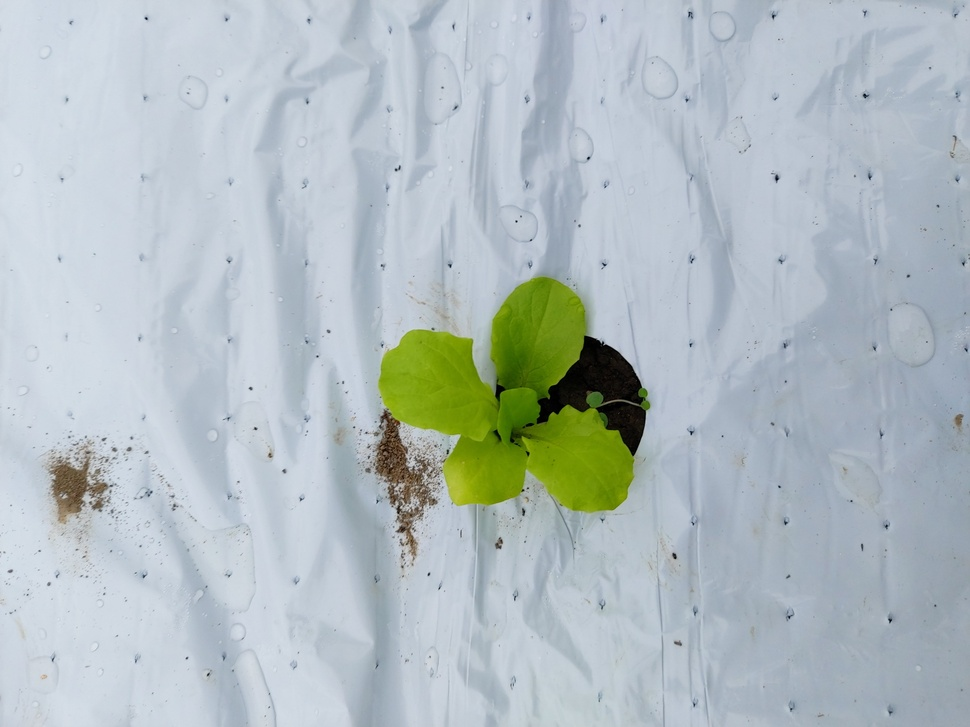
#> input picture lecttue-diagonosis/data/images/train/V006_77_0_00_05_03_11_0_b04_20201119_0000_S01_1.jpg, 970 x 727 px, shrunk from 4032 x 3024 before the run, given in place of V006_77_1_09_05_03_12_1_0149e_20201021_50.jpg, which was not available
$ jupyter execute --allow-errors transfer_data.ipynb   (text cells are left out)
#> lines starting #> are read from the running program, lines starting #| are printed output that depends on the picture; pictures that were not available may be replaced by others from this repository, and a replacement may not be noted
[cell 1]
import cv2, sys
from matplotlib import pyplot as plt
import numpy as np

[cell 2]
image = cv2.imread('V006_77_1_09_05_03_12_1_0149e_20201021_50.jpg')
#> image is the input picture: shape (727, 970, 3); mean B, G, R 192.8, 189.4, 178.3
b,g,r = cv2.split(image)
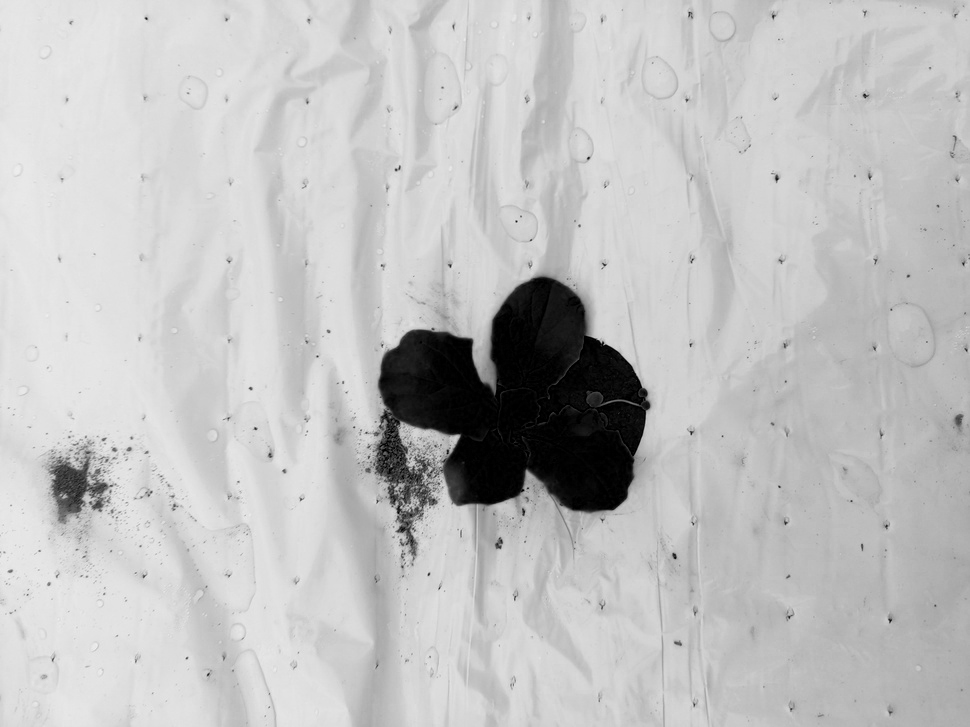
#> b: shape (727, 970); min 0, max 240, mean 192.8
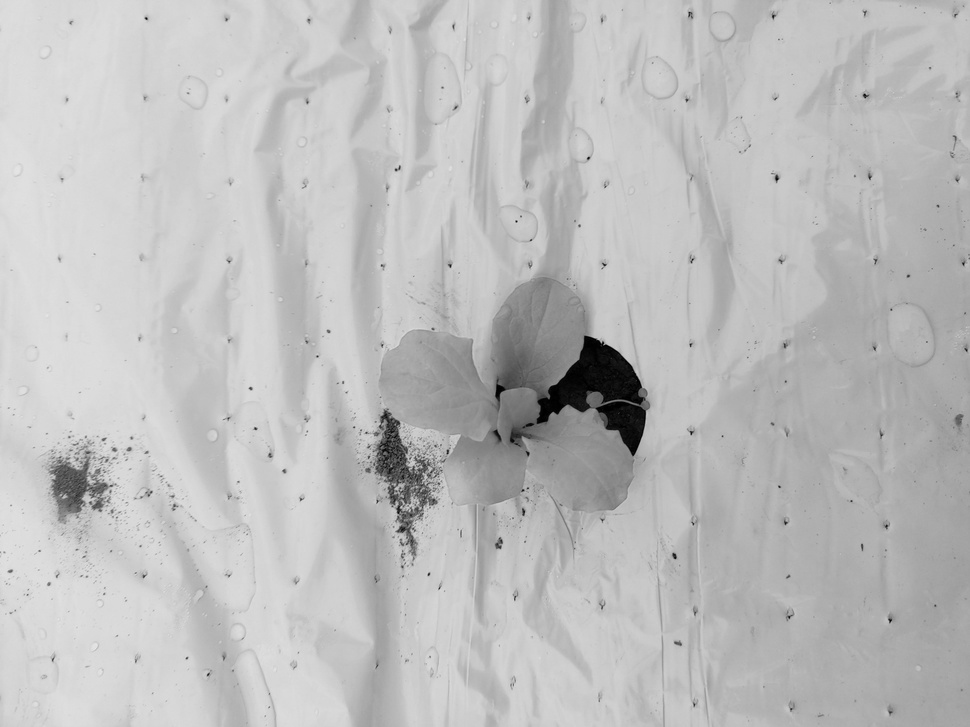
#> g: shape (727, 970); min 0, max 233, mean 189.4
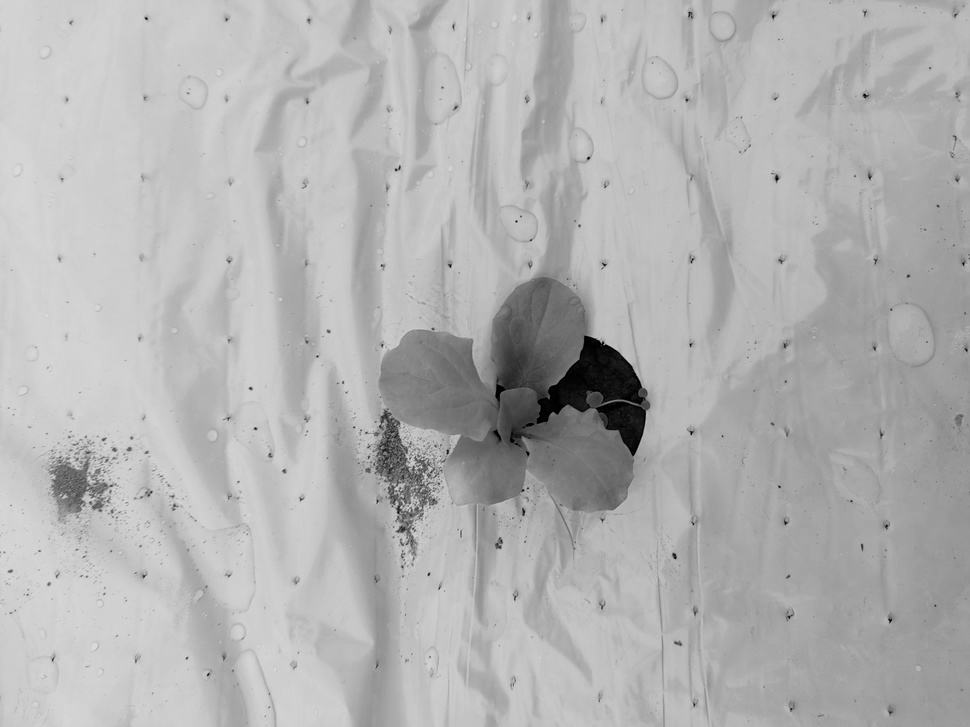
#> r: shape (727, 970); min 0, max 224, mean 178.3
image = cv2.merge((r,g,b))
#> (the rest of this cell did not finish here and is left out)

[cell 3]
import json
#> (the rest of this cell did not finish here and is left out)

[cell 4]
#yolov5 데이터로 변환 json -> txt
import os
import json
from glob import glob
file_list = glob('/Users/dackyy/Desktop/data/Training/*.json')

i = 0
for file in file_list:
    with open(file_list[i],'r') as f:
        json_data = json.load(f)
    file_name = json_data['description']['image'].split('.')[0]
    xtl = json_data['annotations']['points'][0]['xtl']
    ytl = json_data['annotations']['points'][0]['ytl']
    xbr = json_data['annotations']['points'][0]['xbr']
    ybr = json_data['annotations']['points'][0]['ybr']

    w = json_data['description']['width']
    h = json_data['description']['height']

    x_center = (xtl + (xbr-xtl)/2)/w
    y_center = (ytl + (ybr-ytl)/2)/h
    x = (xbr-xtl)/w
    y = (ybr-ytl)/h
    c = 0

    fw = open('/Users/dackyy/Desktop/data/y_label/'+file_name+".txt", 'w')
    fw.write(str(c)+' '+str(x_center)+' '+str(y_center)+' '+str(x)+' '+str(y)+'\n')
    f.close()
    print(file_name)

    i = i + 1

$ run again, on lecttue-diagonosis/data/images/train/V006_77_0_00_05_03_11_0_b04_20201119_0004_S01_1.jpg
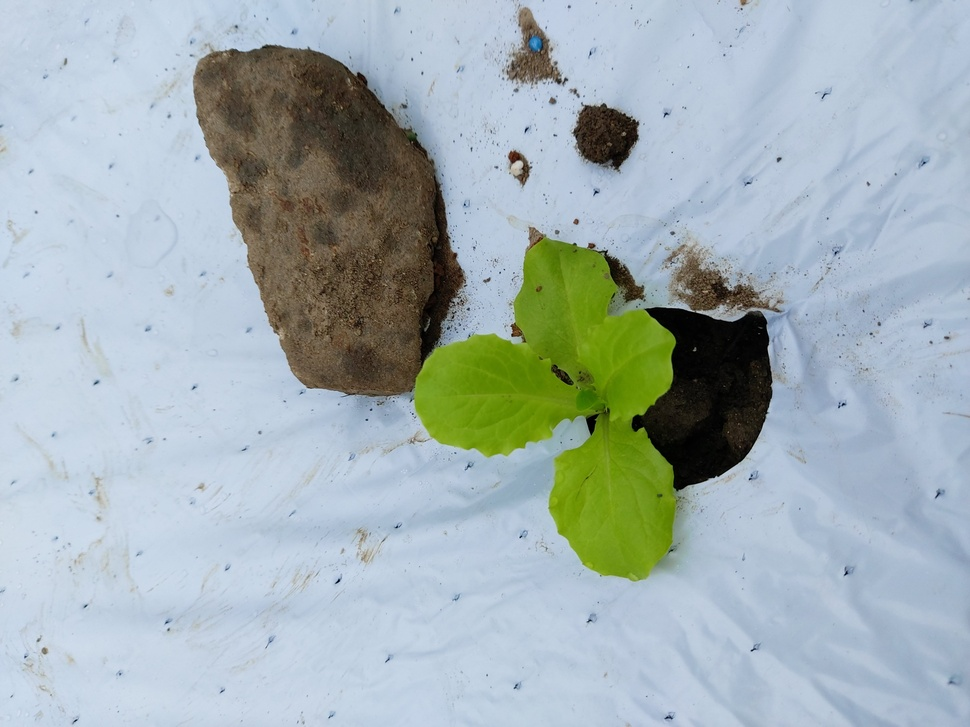
#> input picture lecttue-diagonosis/data/images/train/V006_77_0_00_05_03_11_0_b04_20201119_0004_S01_1.jpg, 970 x 727 px, shrunk from 4032 x 3024 before the run, given in place of V006_77_1_09_05_03_12_1_0149e_20201021_50.jpg, which was not available
#> image is the input picture: shape (727, 970, 3); mean B, G, R 180.2, 177.1, 163.3
#> `b,g,r = cv2.split(image)`:
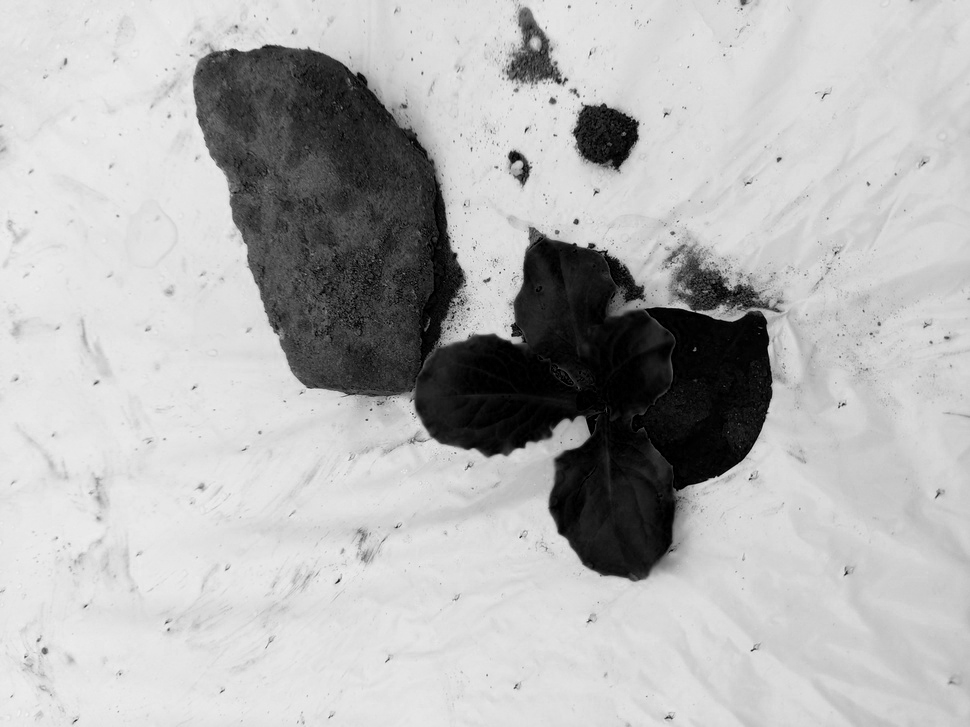
#> b: shape (727, 970); min 0, max 244, mean 180.2
#> `b,g,r = cv2.split(image)`:
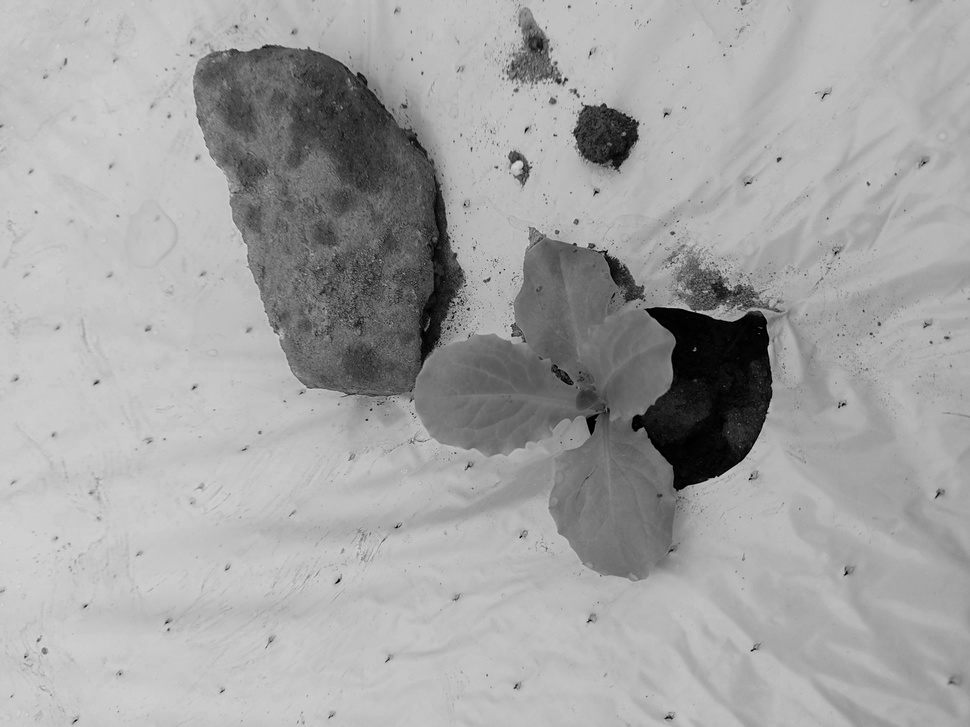
#> r: shape (727, 970); min 0, max 219, mean 163.3

$ run again, on lecttue-diagonosis/data/images/train/V006_77_0_00_05_03_11_0_b04_20201119_0005_S01_1.jpg
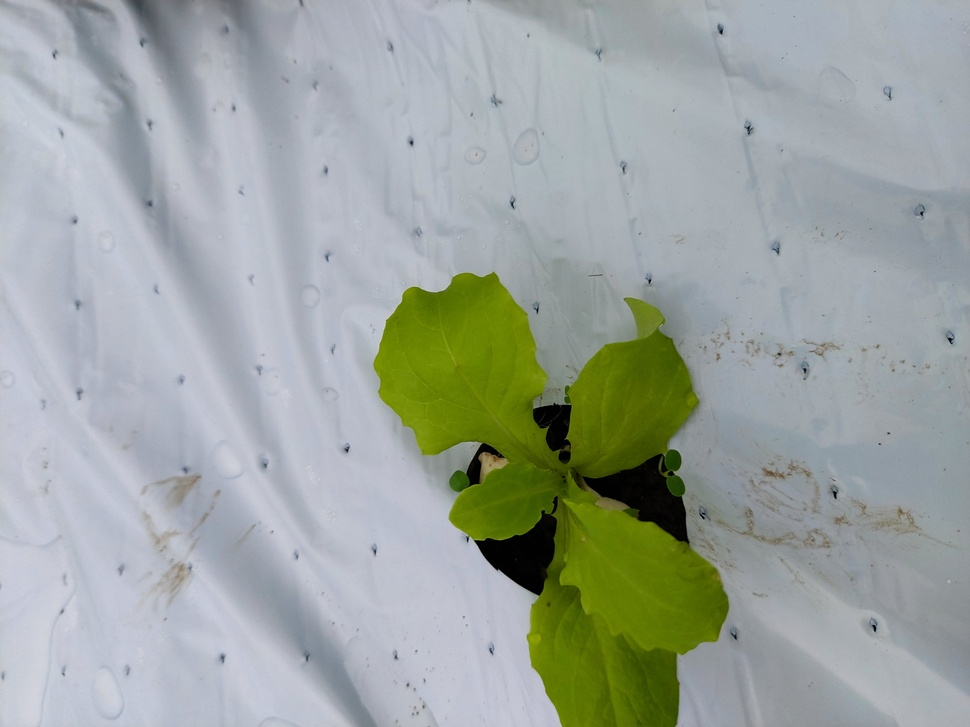
#> input picture lecttue-diagonosis/data/images/train/V006_77_0_00_05_03_11_0_b04_20201119_0005_S01_1.jpg, 970 x 727 px, shrunk from 4032 x 3024 before the run, given in place of V006_77_1_09_05_03_12_1_0149e_20201021_50.jpg, which was not available
#> image is the input picture: shape (727, 970, 3); mean B, G, R 159.9, 165.2, 157.7
#> `b,g,r = cv2.split(image)`:
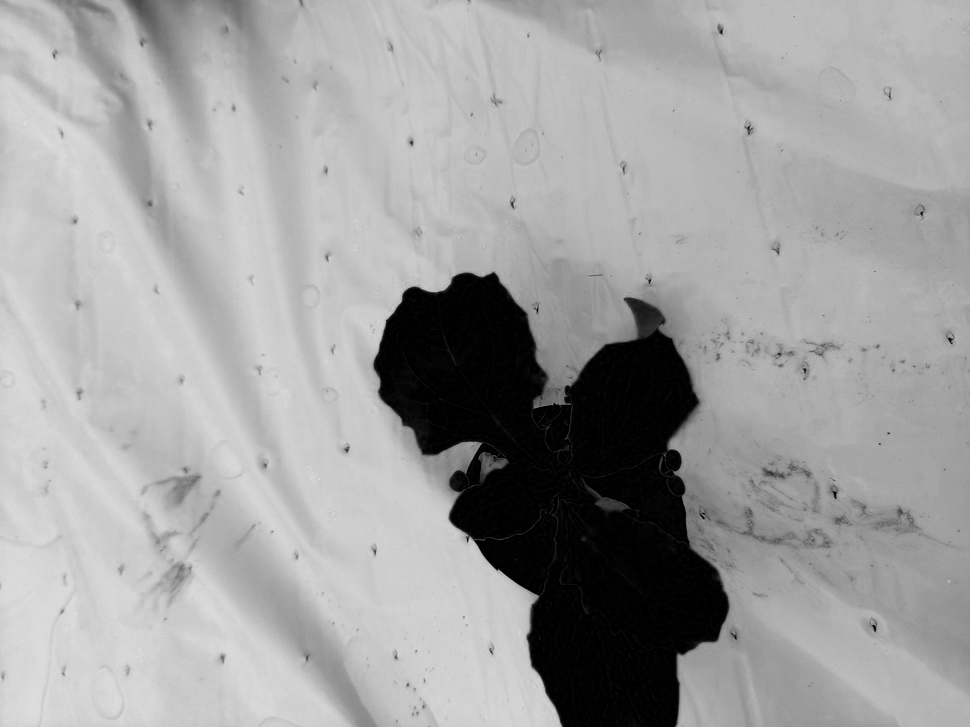
#> b: shape (727, 970); min 0, max 223, mean 159.9
#> `b,g,r = cv2.split(image)`:
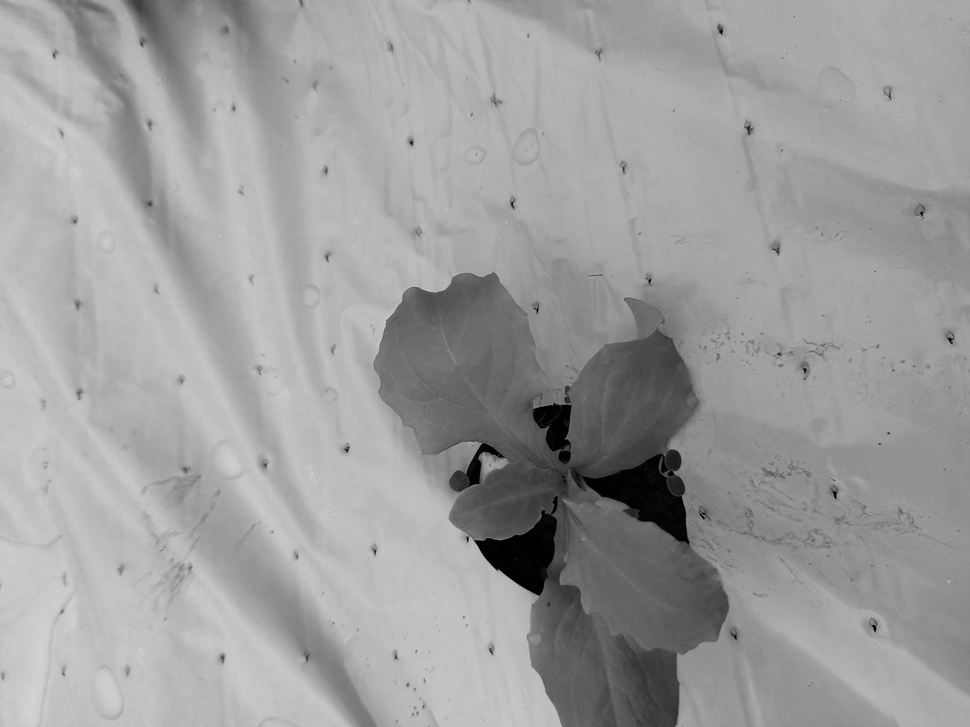
#> r: shape (727, 970); min 0, max 213, mean 157.7

$ run again, on lecttue-diagonosis/data/images/train/V006_77_0_00_05_03_11_0_b04_20201119_0006_S01_1.jpg
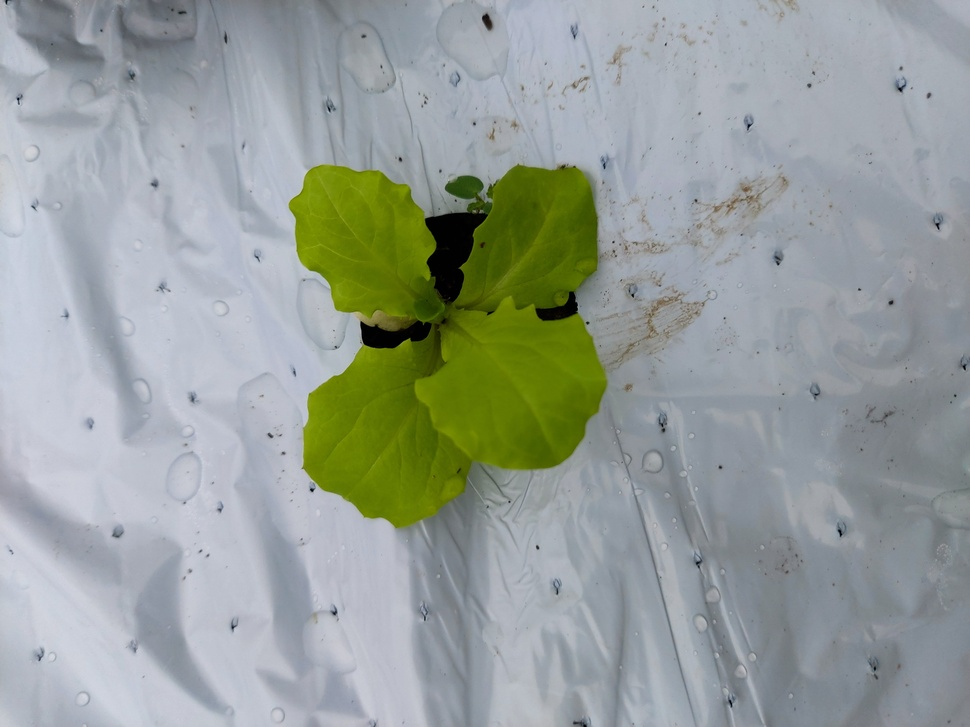
#> input picture lecttue-diagonosis/data/images/train/V006_77_0_00_05_03_11_0_b04_20201119_0006_S01_1.jpg, 970 x 727 px, shrunk from 4032 x 3024 before the run, given in place of V006_77_1_09_05_03_12_1_0149e_20201021_50.jpg, which was not available
#> image is the input picture: shape (727, 970, 3); mean B, G, R 153.7, 158.7, 150.9
#> `b,g,r = cv2.split(image)`:
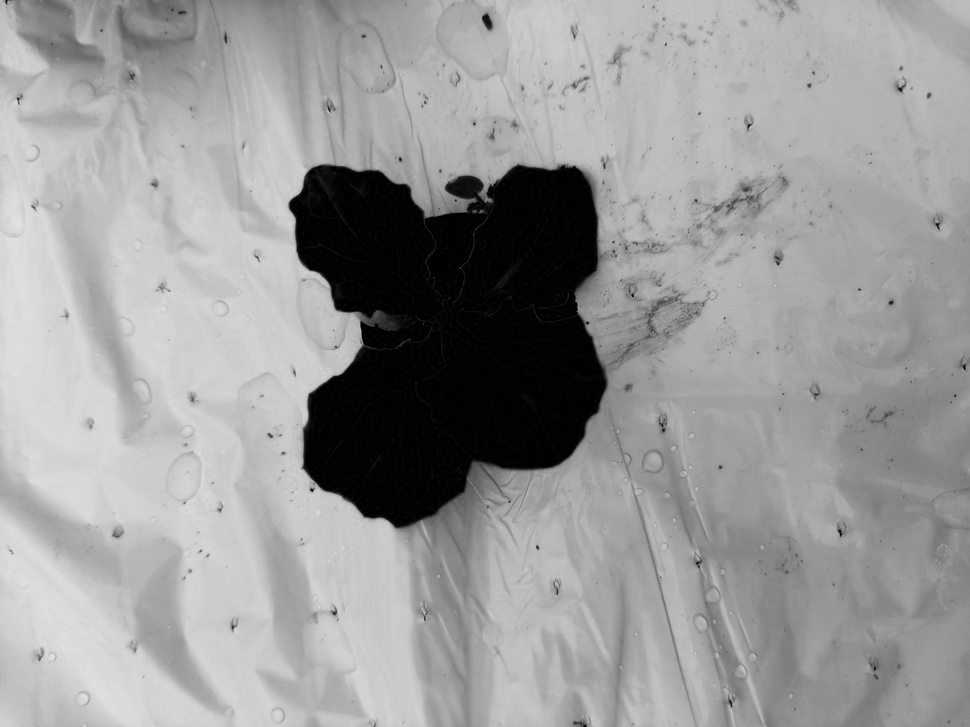
#> b: shape (727, 970); min 0, max 226, mean 153.7
#> `b,g,r = cv2.split(image)`:
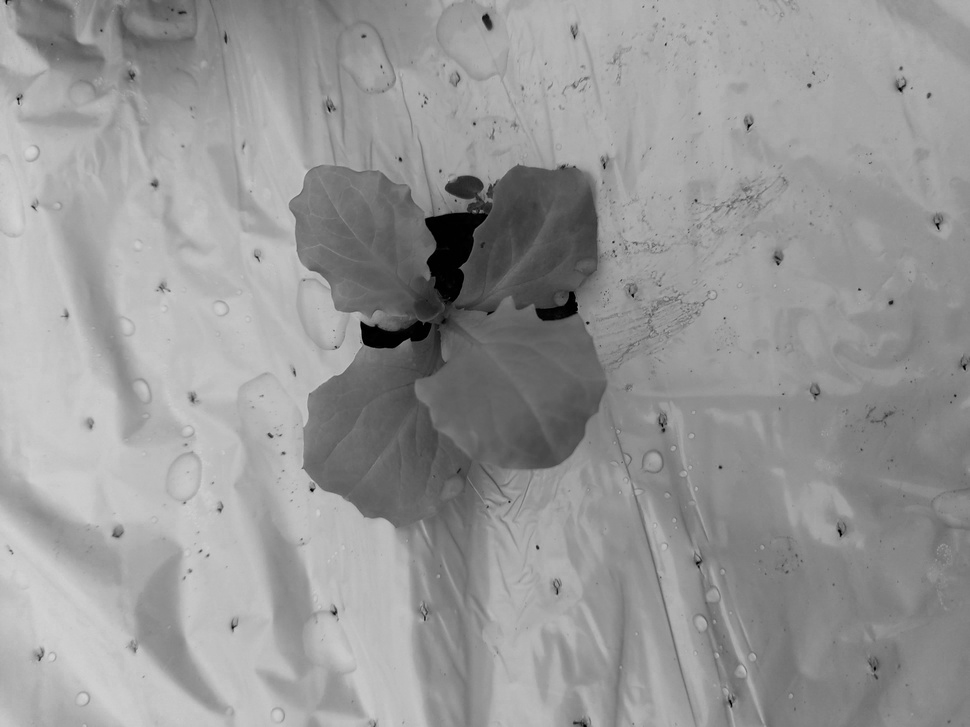
#> r: shape (727, 970); min 0, max 214, mean 150.9
